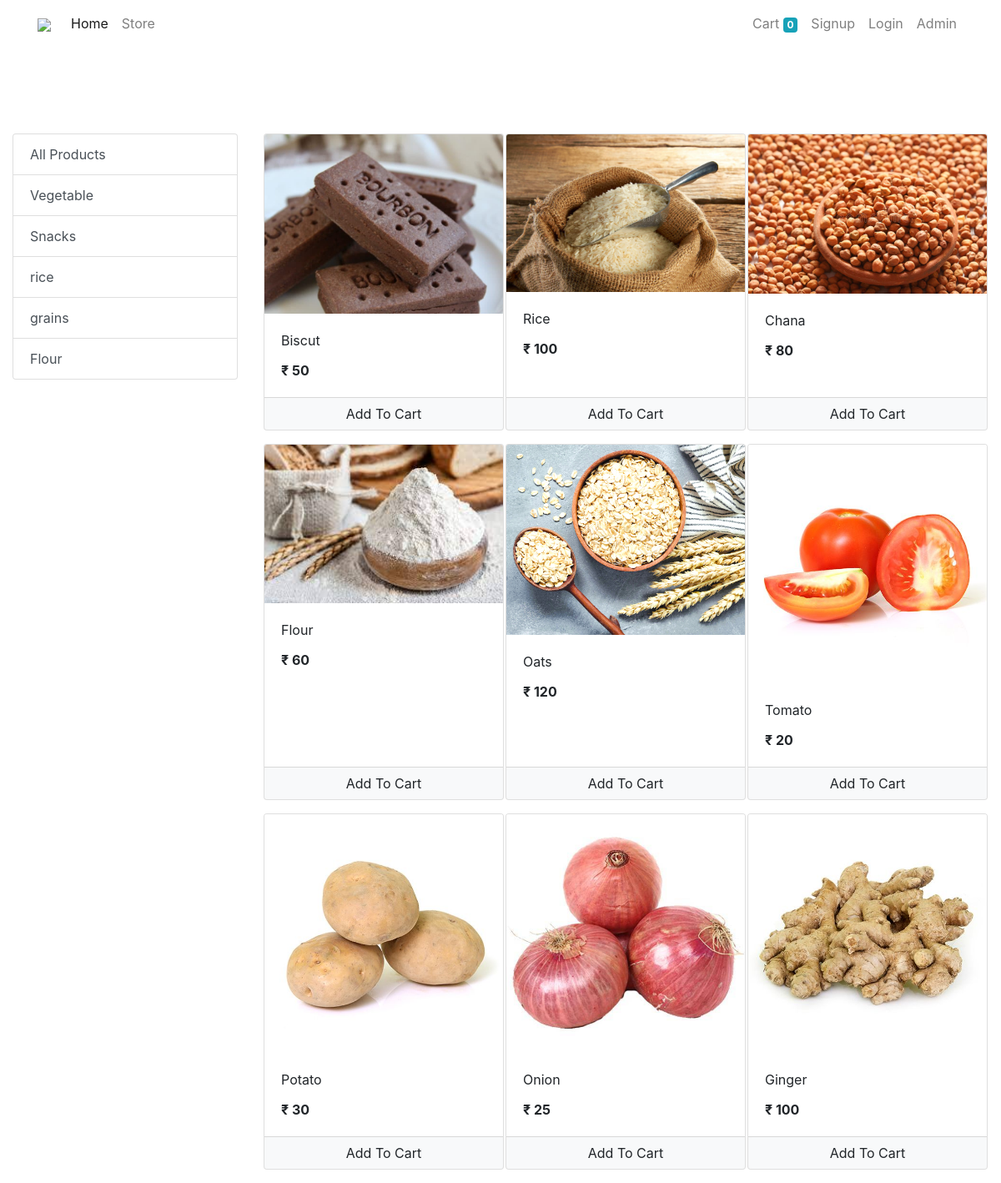
The app's page /store with its own data.
### store/models/category.py (models this page shows, shortened)
class Category(models.Model):
    name = models.CharField(max_length=20)
    @staticmethod
    def get_all_categories():
        return Category.objects.all()

### store/models/product.py (models this page shows, shortened)
class Product(models.Model):
    name = models.CharField(max_length=50)
    price = models.IntegerField(default=0)
    category = models.ForeignKey(Category, on_delete=models.CASCADE, default=1)
    description = models.CharField(max_length=200, default='' , null=True , blank=True)
    image = models.ImageField(upload_to='uploads/products/')
    @staticmethod
    def get_all_products():
        return Product.objects.all()

### store/views/home.py (the view)
# urls.py: path('' , include('store.urls'))
def store(request):
    cart = request.session.get('cart')
    if not cart:
        request.session['cart'] = {}
    products = None
    categories = Category.get_all_categories()
    categoryID = request.GET.get('category')
    if categoryID:
        products = Product.get_all_products_by_categoryid(categoryID)
    else:
        products = Product.get_all_products();
    data = {}
    data['products'] = products
    data['categories'] = categories
    return render(request, 'index.html', data)

### store/templatetags/cart.py (called while the page is built)
@register.filter(name='is_in_cart')
def is_in_cart(product  , cart):
    keys = cart.keys()
    for id in keys:
        if int(id) == product.id:
            return True
    return False;

### store/templatetags/custom_filter.py (called while the page is built)
@register.filter(name='currency')
def currency(number):
    return "₹ "+str(number)

### store/templates/index.html (shortened to what this page needs)
{% extends 'base.html' %}
{% block content %}
{% load cart %}
{% load custom_filter %}
<div class="container-fluid mt-3">
	<div class="row">
			<div class="col-lg-3 mx-auto">
				<div class="list-group">
					<a href="/" class="list-group-item list-group-item-action">All Products</a>
					{% if not admin%}
					{% for category in categories %}
					<a href="/?category={{category.id}}"
						class="list-group-item list-group-item-action">{{category.name}}</a>
					{% endfor %}
					{% endif %}
				</div>
			</div>
		<div id='products' class="col-lg-9 mx-auto">
			<div class="row mx-auto">
				{% for product in products %}
				<div class="card mx-auto mb-3" id={{product.id}} style="width: 18rem;">
					<img class="card-img-top" src="{{product.image.url}}" alt="Card image cap">
					<div class="card-body">
						<p class="card-title">{{product.name}}</p>
						<p class="card-text"><b>{{product.price|currency}}</b></p>
					</div>
					<div class="card-footer p-0 no-gutters">
						{% if admin %}
						<div class="row no-gutters">
							<form action='Edit' method="POST">
								{% csrf_token %}
									<input hidden type="text" value='{{product.id}}' name="product">
									<input class="btn btn-sm btn-info " type="submit" value="Edit" >
							</form>
						</div>
						{%else%}
						{% if product|is_in_cart:request.session.cart %}
						<div class="row no-gutters">
							<form action="/#{{product.id}}" class="col-2 " method="post">
								{% csrf_token %}
								<input hidden type="text" name='product' value='{{product.id}}'>
								<input hidden type="text" name='remove' value='True'>
								<input type="submit" value=" - " class="btn btn-block btn-light border-right">
							</form>
							<div class="text-center col">{{product|cart_quantity:request.session.cart}} in Cart</div>
							<form action="/#{{product.id}}" class="col-2 " method="post">
								{% csrf_token %}
								<input hidden type="text" name='product' value='{{product.id}}'>
								<input type="submit" value=" + " class="btn btn-block btn-light border-left">
							</form>
						</div>
						{% else %}
						<form action="/#{{product.id}}" method="POST" class="btn-block">
							<input type="submit" class="float-right btn btn-light  form-control"
								value="Add To Cart">
						</form>
						{% endif %}
						{% endif%}
					</div>
				</div>
				{% endfor %}
			</div>
		</div>
	</div>
</div>
{% endblock %}

### store/templates/base.html (shortened to what this page needs)
<!doctype html>
<html lang="en">
<head>
  <link rel="stylesheet" href="https://maxcdn.bootstrapcdn.com/bootstrap/4.0.0/css/bootstrap.min.css"
>
</head>
<body>
  <nav class="navbar navbar-expand-lg navbar-light nav-bg fixed-top py-2"
      id="mainNav">
      <div class="container">
          <a class="navbar-brand text-white" href="http://bangalorefoodbank.com/">
              <img src=" http://bangalorefoodbank.com/images/logo.png">
          </a>
        <div class="collapse navbar-collapse"id="myNavbar">
          <div class="collapse navbar-collapse" id="navbarSupportedContent">
            <ul class="navbar-nav mr-auto">
              <li class="nav-item active">
                <a class="nav-link" href="/home">Home <span class="sr-only">(current)</span></a>
              </li>
              <li> <a class="nav-link" href="/store">Store <span class="sr-only">(current)</span></a>
              </li>
            </ul>
          <ul class=" navbar-nav my-2 my-lg-0 ">
            {% if not request.session.admin %}
            <li class="nav-item ">
              <a class="nav-link" href="/cart">Cart
                <span class="badge badge-info">{{request.session.cart.keys|length}}</span>
                <span class="sr-only">(current)</span></a>
            </li>
            {% endif %}
            {% if request.session.customer %}
            <li class="nav-item ">
              <a class="nav-link" href="/orders">Orders<span class="sr-only">(current)</span></a>
            </li>
            <li class="nav-item ">
              <a class="nav-link" href="/logout">Logout<span class="sr-only">(current)</span></a>
            </li>
            {% elif request.session.admin %}
            <li class="nav-item ">
              <a class="nav-link" href="/Admin_logout">Logout<span class="sr-only">(current)</span></a>
            </li>
            {% else %}
            <li class="nav-item ">
              <a class="nav-link" href="/signup">Signup<span class="sr-only">(current)</span></a>
            </li>
            <li class="nav-item ">
              <a class="nav-link" href="/login">Login<span class="sr-only">(current)</span></a>
            </li>
            <li class="nav-item ">
              <a class="nav-link" href="/Admin">Admin<span class="sr-only">(current)</span></a>
            </li>
            {% endif %}
          </ul>
        </div>
      </div>
        </nav>
        <br>
        <br>
        <br>
        <br>
        <br>
        <br>
    {% block content %}{% endblock %}
</body>
</html>

### records on screen
Category: name "Vegetable"
Category: name "Snacks"
Category: name "rice"
Category: name "grains"
Category: name "Flour"
Product: image (picture), name "Biscut", price "₹ 50"
Product: image (picture), name "Rice", price "₹ 100"
Product: image (picture), name "Chana", price "₹ 80"
Product: image (picture), name "Flour", price "₹ 60"
Product: image (picture), name "Oats", price "₹ 120"
Product: image (picture), name "Tomato", price "₹ 20"
Product: image (picture), name "Potato", price "₹ 30"
Product: image (picture), name "Onion", price "₹ 25"
Product: image (picture), name "Ginger", price "₹ 100"

### other values on screen
{{ request.session.cart.keys|length }} "0"
